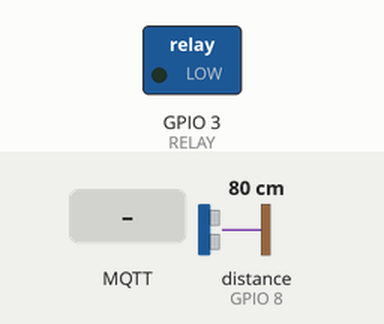
Bench run of a sketch on a simulated ESP32-S3. On the bench: switched loads named in the sketch (green lamp = pin HIGH). Wiring (inferred from the names in the program): ultrasonic range finder: trigger GPIO 7; echo GPIO 8. The test bench sets the inputs (shaded band); at power-on: distance to the obstacle (sensor on GPIO 8) 80 cm. The echo pulse lasts 58.3 µs per cm; WiFi joins after 1.5 s; servers stay silent unless stated; no MQTT or app messages arrive unless stated; pins used as bus, display or sensor lines are not drawn; what the sketch prints to the serial monitor is not drawn.

Above: at 2.7 s.
2.8 s: MQTT message "1" arrives on the first subscribed topic
At 4.7 s:
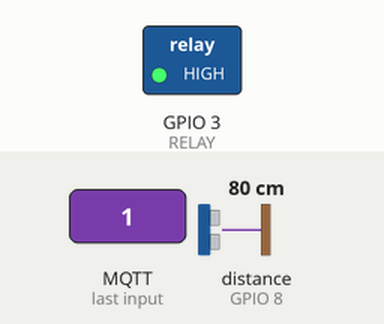
5.0 s: MQTT message "0" arrives on the first subscribed topic
At 6.8 s:
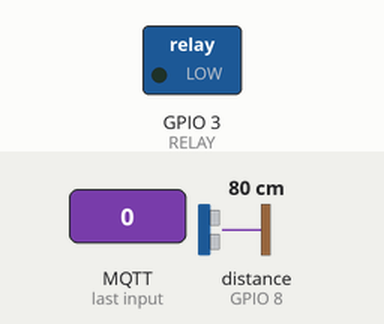
Timing chart, 0 to 8.3 s (numbered marks = the images above; inputs shaded):
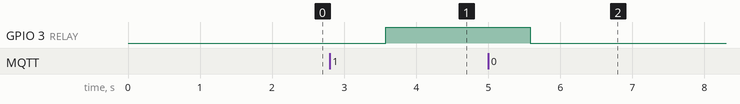

The sketch:

ultrasonicUbidots.ino
```cpp
/****************************************
 * Include Libraries
 ****************************************/
#include <PubSubClient.h>
#include <SPI.h>
#include <WiFi.h>

/****************************************
 * Define Your Wi-Fi crendetials
 ****************************************/
char ssid[] = "GONZALEZ"; //  Your network SSID (name)
char password[] = "42683089";    // Your network password (use for WPA, or use as key for WEP)

/****************************************
 * Define Constants
 ****************************************/
#define TOKEN "b8wApPq5HbTvWkgCPFV3DPjcbNhyRL" // Your Ubidots TOKEN
#define DEVICE_LABEL "edison-ultrasonic" // Your device label
#define VARIABLE_LABEL_1 "ultrasonic"// Your variable label (2)
#define VAR_SUBSCRIBE "relay" // Your variable label for subscribing

#define MQTT_SERVER "things.ubidots.com"
#define RELAY 3
#define PinTrig 7   //pin para generar la señal
#define PinEcho 8  //pin para el la lectura de la señal

char topic[150];

WiFiClient wifiClient;
PubSubClient client(wifiClient);

/****************************************
 * Auxiliar Functions
 ****************************************/
void callback(char* topic, byte* payload, unsigned int length) {
  Serial.print("Message arrived [");
  Serial.print(topic);
  Serial.print("] ");
  for (int i=0;i<length;i++) {
    Serial.print((char)payload[i]);
  }
  if ((char)payload[0]=='1'){
    digitalWrite(RELAY, HIGH);
    //digitalWrite(LED, HIGH);
  }
  else{
    digitalWrite(RELAY, LOW);
    //digitalWrite(LED, LOW);
  }
}

void reconnect() {
  // Loop until we're reconnected
  while (!client.connected()) {
    Serial.println("Attempting MQTT connection...");
    // Attempt to connect
    if (client.connect("intel-edison", TOKEN,"")) {
      Serial.println("connected");
      client.subscribe("/v1.6/devices/"DEVICE_LABEL"/"VAR_SUBSCRIBE"/lv");
    } else {
      Serial.print("failed, rc=");
      Serial.print(client.state());
      Serial.println(" try again in 2 seconds");
      // Wait 2 seconds before retrying
      delay(2000);
    }
  }
}

/****************************************
 * Main Functions
 ****************************************/
void setup() {
    Serial.begin(115200);
    pinMode(RELAY, OUTPUT);
    pinMode(PinTrig, OUTPUT);
    pinMode(PinEcho , INPUT);
    delay(10);

     // We start by connecting to a WiFi network
    Serial.println();
    Serial.print("Connecting to ");
    Serial.println(ssid);

    WiFi.begin(ssid, password);

    while (WiFi.status() != WL_CONNECTED) {
      delay(500);
      Serial.print(".");
    }
    Serial.println("");
    Serial.println("WiFi connected");
    Serial.println("IP address: ");
    Serial.println(WiFi.localIP());
    client.setServer(MQTT_SERVER, 1883);
    client.setCallback(callback);
    sprintf(topic, "%s%s", "/v1.6/devices/", DEVICE_LABEL);
    client.subscribe("/v1.6/devices/"DEVICE_LABEL"/"VAR_SUBSCRIBE"/lv");

}

void loop() {

    if (!client.connected()) {
      reconnect();
      client.subscribe("/v1.6/devices/"DEVICE_LABEL"/"VAR_SUBSCRIBE"/lv");
    }
    char* payload = (char *) malloc(sizeof(char) * 100);

   float duracion;
   float distancia;
   digitalWrite(PinEcho, LOW);
   delayMicroseconds(2); //espera 2 microsegundos para seguir ejecutando el sketch
   digitalWrite(PinTrig, HIGH);

   delayMicroseconds(8); //espera 8 microsegundos para emular el los ciclos del sonic burst
   digitalWrite(PinTrig, LOW);
   duracion = pulseIn(PinEcho, HIGH); //PulseIn toma el tiempo que tarda entre pasar de LOW a HIGH o al contrario en un pin
   distancia = (duracion/2) / 29.1; //formula para generar al distancia en centimetros

 //condicionales para establecer limites
  if (distancia >= 300 || distancia <= 0){
    Serial.println("Fuera de Rango");
     sprintf(payload, "{\"%s\": %f}", VARIABLE_LABEL_1,"Fuera de Rango");
    client.publish(topic, payload);
   //Serial.println((topic, payload));
     }
  else {
    sprintf(payload, "{\"%s\": %f}", VARIABLE_LABEL_1,distancia);
    client.publish(topic, payload);
    Serial.print("La distacia es de ");
    Serial.print(distancia);
    Serial.println(" cm");
  }

    free(payload);
    client.loop();
    delay(2000);
}
```

Measured:
- after the input at 2.8 s, GPIO 3 (RELAY): LOW → HIGH after 0.78 s
- after the input at 5.0 s, GPIO 3 (RELAY): HIGH → LOW after 0.59 s
